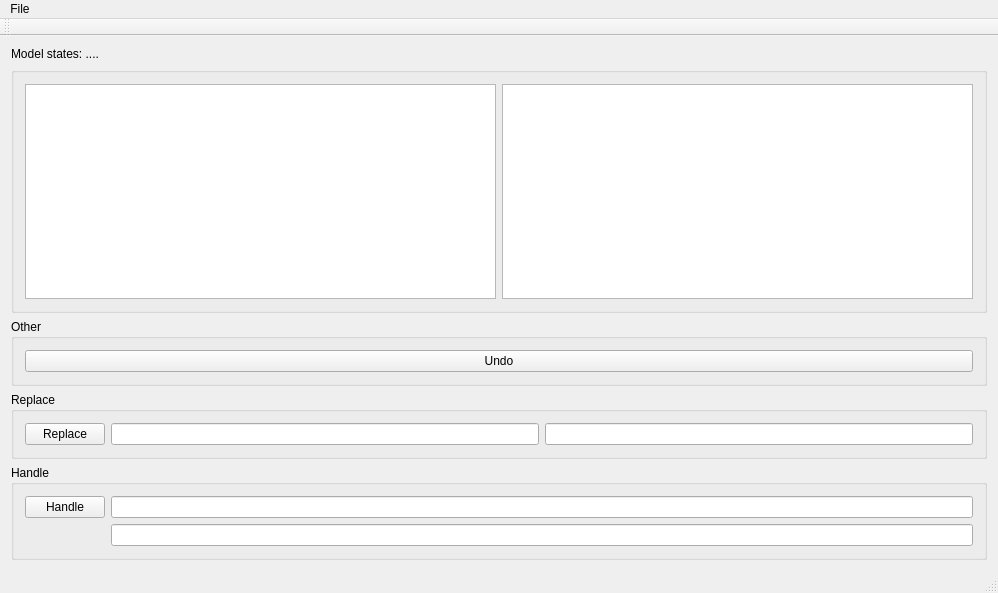
<?xml version="1.0" encoding="UTF-8"?>
<ui version="4.0">
 <class>MainWindow</class>
 <widget class="QMainWindow" name="MainWindow">
  <property name="geometry">
   <rect>
    <x>0</x>
    <y>0</y>
    <width>998</width>
    <height>593</height>
   </rect>
  </property>
  <property name="windowTitle">
   <string>MainWindow</string>
  </property>
  <widget class="QWidget" name="centralWidget">
   <layout class="QVBoxLayout" name="verticalLayout">
    <item>
     <widget class="QLabel" name="lblModelState">
      <property name="text">
       <string>Model states: ....</string>
      </property>
     </widget>
    </item>
    <item>
     <widget class="QGroupBox" name="groupBox_3">
      <property name="sizePolicy">
       <sizepolicy hsizetype="Preferred" vsizetype="Preferred">
        <horstretch>0</horstretch>
        <verstretch>3</verstretch>
       </sizepolicy>
      </property>
      <property name="title">
       <string/>
      </property>
      <property name="flat">
       <bool>true</bool>
      </property>
      <layout class="QHBoxLayout" name="horizontalLayout_3">
       <item>
        <widget class="QListWidget" name="lstHandlers">
         <property name="sizePolicy">
          <sizepolicy hsizetype="Expanding" vsizetype="Expanding">
           <horstretch>0</horstretch>
           <verstretch>3</verstretch>
          </sizepolicy>
         </property>
        </widget>
       </item>
       <item>
        <widget class="QGraphicsView" name="graphicsView"/>
       </item>
      </layout>
      <zorder>lblModelState</zorder>
      <zorder>lstHandlers</zorder>
      <zorder>graphicsView</zorder>
     </widget>
    </item>
    <item>
     <widget class="QGroupBox" name="groupBox_2">
      <property name="title">
       <string>Other</string>
      </property>
      <layout class="QHBoxLayout" name="horizontalLayout_2">
       <item>
        <widget class="QPushButton" name="btnUndo">
         <property name="text">
          <string>Undo</string>
         </property>
        </widget>
       </item>
      </layout>
     </widget>
    </item>
    <item>
     <widget class="QGroupBox" name="groupFunction1">
      <property name="title">
       <string>Replace</string>
      </property>
      <layout class="QHBoxLayout" name="horizontalLayout">
       <item>
        <widget class="QPushButton" name="btnReplace">
         <property name="text">
          <string>Replace</string>
         </property>
        </widget>
       </item>
       <item>
        <widget class="QLineEdit" name="txtRepId1"/>
       </item>
       <item>
        <widget class="QLineEdit" name="txtRepId2"/>
       </item>
      </layout>
     </widget>
    </item>
    <item>
     <widget class="QGroupBox" name="groupBox">
      <property name="sizePolicy">
       <sizepolicy hsizetype="Preferred" vsizetype="Preferred">
        <horstretch>0</horstretch>
        <verstretch>1</verstretch>
       </sizepolicy>
      </property>
      <property name="title">
       <string>Handle</string>
      </property>
      <layout class="QFormLayout" name="formLayout">
       <item row="0" column="0">
        <widget class="QPushButton" name="btnHandle">
         <property name="text">
          <string>Handle</string>
         </property>
        </widget>
       </item>
       <item row="0" column="1">
        <widget class="QLineEdit" name="txtValue0"/>
       </item>
       <item row="2" column="1">
        <widget class="QLineEdit" name="txtValue1"/>
       </item>
      </layout>
     </widget>
    </item>
   </layout>
  </widget>
  <widget class="QMenuBar" name="menuBar">
   <property name="geometry">
    <rect>
     <x>0</x>
     <y>0</y>
     <width>998</width>
     <height>21</height>
    </rect>
   </property>
   <widget class="QMenu" name="menuFile">
    <property name="title">
     <string>File</string>
    </property>
    <addaction name="actionSave"/>
    <addaction name="actionLoad"/>
   </widget>
   <addaction name="menuFile"/>
  </widget>
  <widget class="QToolBar" name="mainToolBar">
   <attribute name="toolBarArea">
    <enum>TopToolBarArea</enum>
   </attribute>
   <attribute name="toolBarBreak">
    <bool>false</bool>
   </attribute>
  </widget>
  <widget class="QStatusBar" name="statusBar"/>
  <action name="actionSave">
   <property name="text">
    <string>Save</string>
   </property>
  </action>
  <action name="actionLoad">
   <property name="text">
    <string>Load</string>
   </property>
  </action>
 </widget>
 <layoutdefault spacing="6" margin="11"/>
 <resources/>
 <connections/>
</ui>
